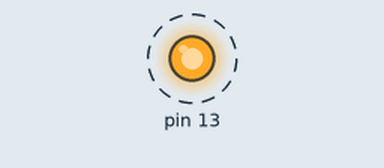
This sketch was run on a simulated Arduino Uno, built with avr-gcc and run on an emulated ATmega328P. Shown: output pins drawn as LEDs (lit = HIGH). Dashed ring = blinking.

Above: at 0.5 s.
Timing chart, 0 to 4.6 s (numbered marks = the images above):
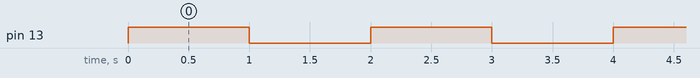

The sketch:

Writing_Digitial_Output_1.ino
```cpp
void setup()
{
  unsigned char *dir = (unsigned char*) 0x24;
  *dir = 0b00100000;  //or dir = 32 or dir = 0x20
}

void loop()
{
  unsigned char *port = (unsigned char*) 0x25;
  *port = 0b00100000; //or dir = 32 or dir = 0x20
  delay(1000);
  *port = 0;
  delay(1000);
}
```

Measured:
- by itself, pin 13: alternates HIGH for 1.0 s and LOW for 1.0 s
